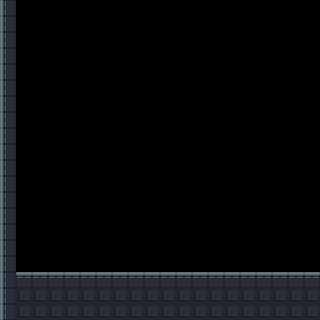

This is a level from a 2D game, rendered from its Tiled map with the project's own tilesets. A one-line summary and the complete map file follow:
An orthogonal 20x20 tile map with 16x16 px tiles, 1 tile layer (wg-tiles) and 2 objects (exit_right, spawn).

<map version="1.10" tiledversion="1.11.2" orientation="orthogonal" renderorder="right-down" width="20" height="20" tilewidth="16" tileheight="16" infinite="0" nextlayerid="5" nextobjectid="10">
 <properties>
  <property name="biome" value="cyberpunk" />
  <property name="chunk_id" value="start_01" />
  <property name="difficulty" type="int" value="1" />
  <property name="max_enemies" type="int" value="0" />
  <property name="min_enemies" type="int" value="0" />
  <property name="tags" value="start" />
 </properties>
 <tileset firstgid="1" source="../levels/tilesets/cyberpunk-tiles.tsx" />
 <layer id="1" name="wg-tiles" width="20" height="20">
  <properties>
   <property name="render" type="bool" value="true" />
  </properties>
  <data encoding="csv">
18,0,0,0,0,0,0,0,0,0,0,0,0,0,0,0,0,0,0,0,
18,0,0,0,0,0,0,0,0,0,0,0,0,0,0,0,0,0,0,0,
18,0,0,0,0,0,0,0,0,0,0,0,0,0,0,0,0,0,0,0,
18,0,0,0,0,0,0,0,0,0,0,0,0,0,0,0,0,0,0,0,
18,0,0,0,0,0,0,0,0,0,0,0,0,0,0,0,0,0,0,0,
18,0,0,0,0,0,0,0,0,0,0,0,0,0,0,0,0,0,0,0,
18,0,0,0,0,0,0,0,0,0,0,0,0,0,0,0,0,0,0,0,
18,0,0,0,0,0,0,0,0,0,0,0,0,0,0,0,0,0,0,0,
18,0,0,0,0,0,0,0,0,0,0,0,0,0,0,0,0,0,0,0,
18,0,0,0,0,0,0,0,0,0,0,0,0,0,0,0,0,0,0,0,
18,0,0,0,0,0,0,0,0,0,0,0,0,0,0,0,0,0,0,0,
18,0,0,0,0,0,0,0,0,0,0,0,0,0,0,0,0,0,0,0,
18,0,0,0,0,0,0,0,0,0,0,0,0,0,0,0,0,0,0,0,
18,0,0,0,0,0,0,0,0,0,0,0,0,0,0,0,0,0,0,0,
18,0,0,0,0,0,0,0,0,0,0,0,0,0,0,0,0,0,0,0,
18,0,0,0,0,0,0,0,0,0,0,0,0,0,0,0,0,0,0,0,
18,0,0,0,0,0,0,0,0,0,0,0,0,0,0,0,0,0,0,0,
18,16,16,16,16,16,16,16,16,16,16,16,16,16,16,16,16,16,16,16,
18,28,28,28,28,28,28,28,28,28,28,28,28,28,28,28,28,28,28,28,
18,28,28,28,28,28,28,28,28,28,28,28,28,28,28,28,28,28,28,28
</data>
 </layer>
 <objectgroup id="2" name="Connections">
  <object id="1" name="exit_right" x="271.736" y="0.584318" width="48" height="271.416">
   <properties>
    <property name="edge" value="right" />
    <property name="slot" type="int" value="0" />
   </properties>
  </object>
 </objectgroup>
 <objectgroup id="3" name="PlayerSpawn">
  <object id="5" name="spawn" x="48" y="232">
   <properties>
    <property name="spawnPoint" value="start" />
   </properties>
  </object>
 </objectgroup>
</map>
